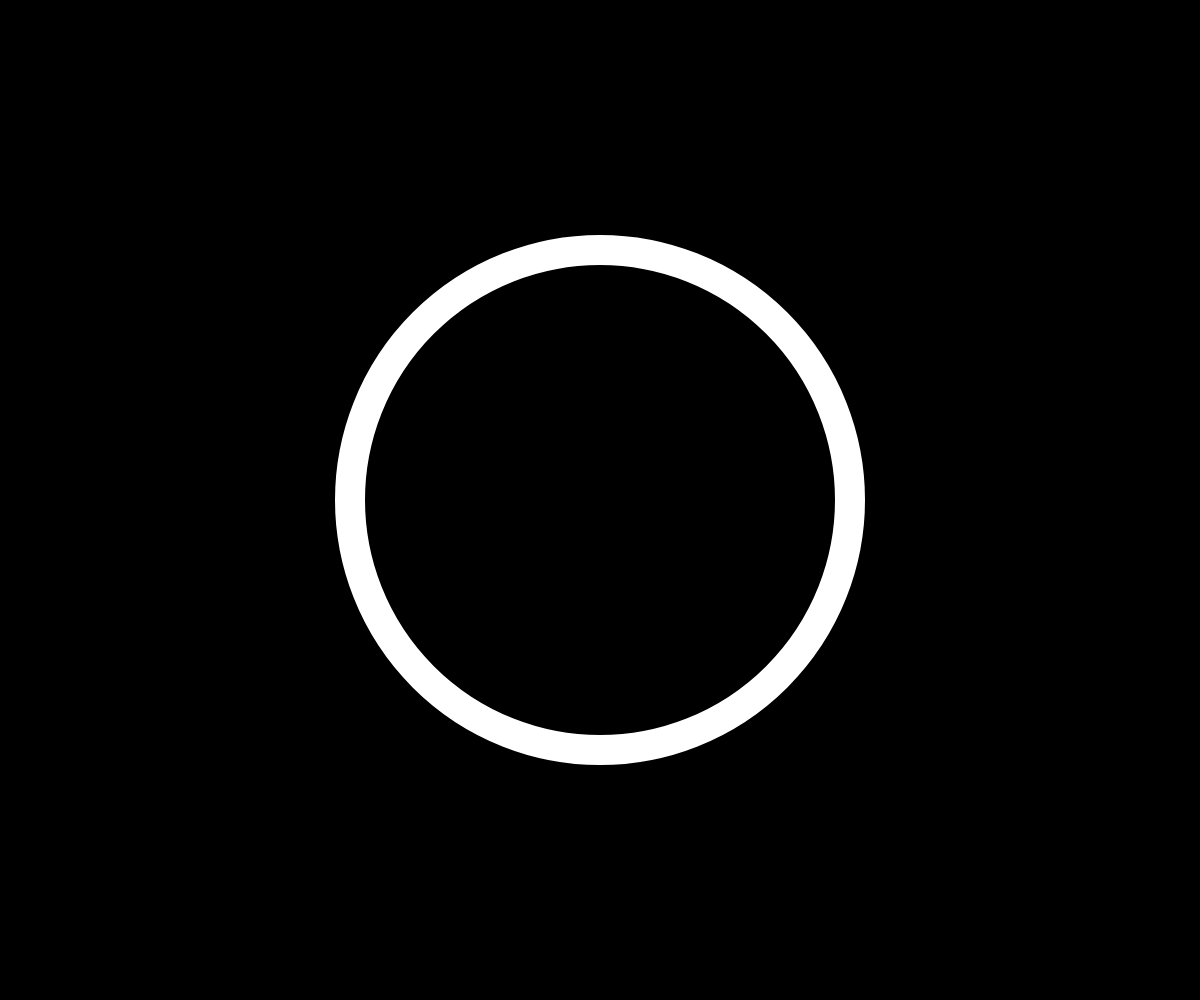
Frame 1 (no input)
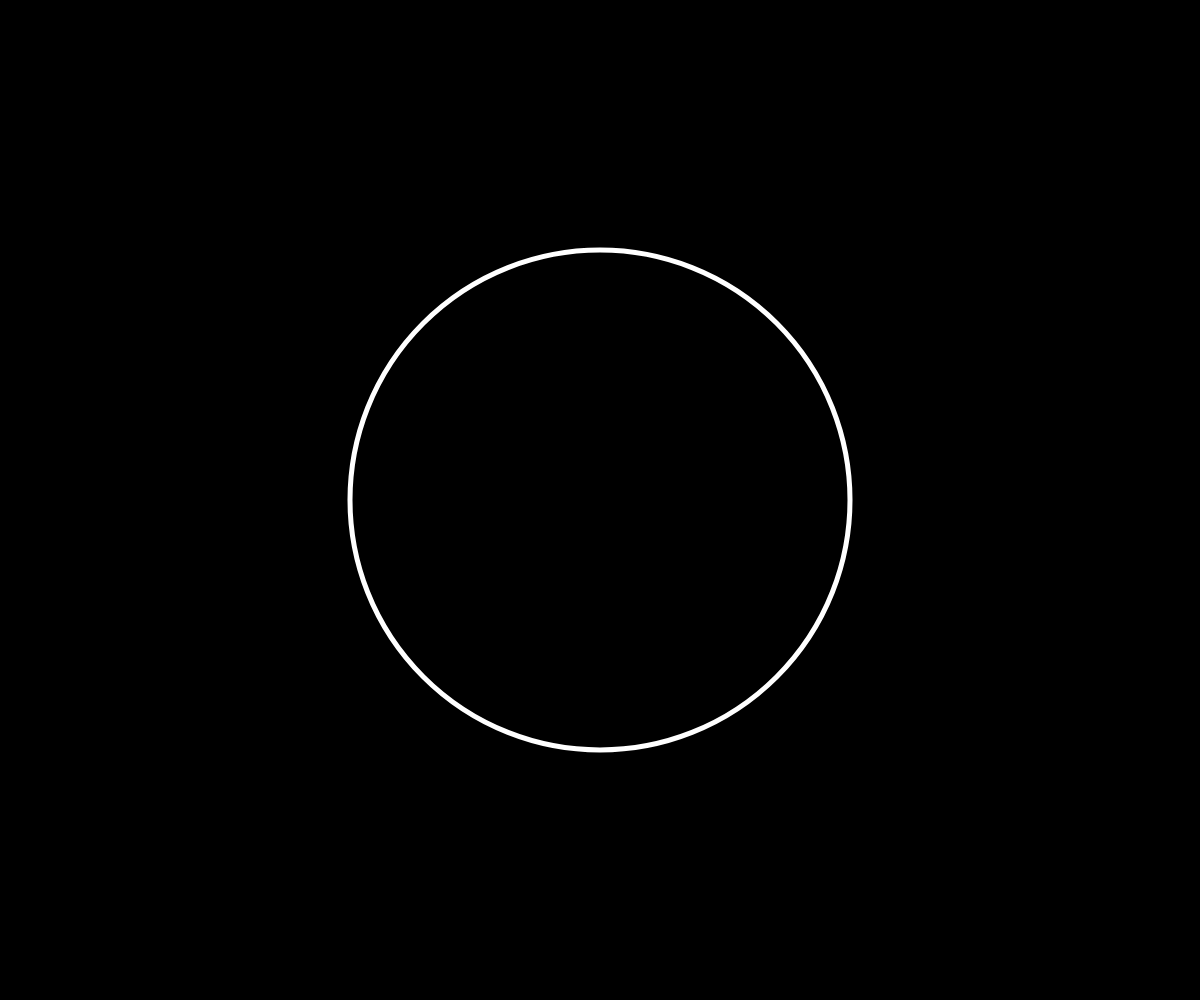
Frame 60 (no input)
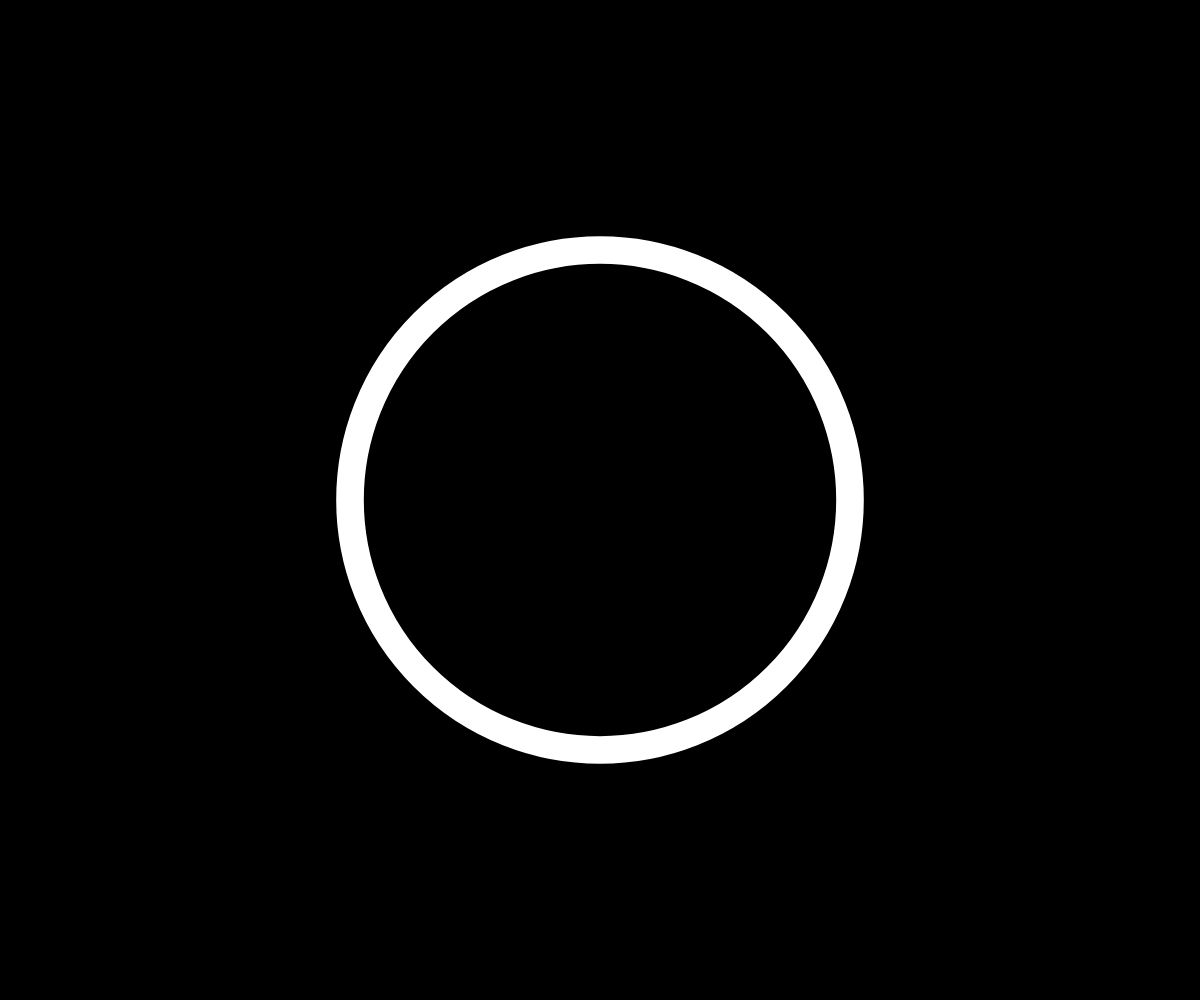
Frame 120 (the mouse pressed at the canvas centre since frame 60)

The p5.js sketch that drew these frames (run headless with seeded random() and noise() and a simulated clock; from frame 60 on, the mouse is pressed at the canvas centre):

// p5.js sketch
// ── sketch.js
/*
Based on p5.js demos by Matt DesLauriers
https://github.com/mattdesl/workshop-p5-intro

The MIT License (MIT) Copyright (c) 2019 Matt DesLauriers

Permission is hereby granted, free of charge, to any person obtaining a copy of this software and associated documentation files (the "Software"), to deal in the Software without restriction, including without limitation the rights to use, copy, modify, merge, publish, distribute, sublicense, and/or sell copies of the Software, and to permit persons to whom the Software is furnished to do so, subject to the following conditions:

The above copyright notice and this permission notice shall be included in all copies or substantial portions of the Software.

THE SOFTWARE IS PROVIDED "AS IS", WITHOUT WARRANTY OF ANY KIND, EXPRESS OR IMPLIED, INCLUDING BUT NOT LIMITED TO THE WARRANTIES OF MERCHANTABILITY, FITNESS FOR A PARTICULAR PURPOSE AND NONINFRINGEMENT. IN NO EVENT SHALL THE AUTHORS OR COPYRIGHT HOLDERS BE LIABLE FOR ANY CLAIM, DAMAGES OR OTHER LIABILITY, WHETHER IN AN ACTION OF CONTRACT, TORT OR OTHERWISE, ARISING FROM, OUT OF OR IN CONNECTION WITH THE SOFTWARE OR THE USE OR OTHER DEALINGS IN THE SOFTWARE.
*/

//set initial angle to 0
let angle = 0;

function setup() {
  createCanvas(windowWidth, windowHeight);
  //circle is nofill
  noFill();
  //stroke's color
  stroke(255);
}

function windowResized() {
  //resizecanvas when window size changes
  resizeCanvas(windowWidth, windowHeight);
}

function draw() {
  background(0);

  // Get the smaller value between width and height
  let minDimension = min(width, height);

  // Control the dynamic change of strokeWeight.
  // sin(angle)/2 ranges from -0.5 to 0.5, creating a smooth wave effect that makes the circle's strokeWeight change over time.
  let amount = sin(angle) / 2 + 0.6;

  // Set the stroke thickness variation and apply it
  let thickness = (minDimension / 20) * amount;
  strokeWeight(thickness);

  // Set the circle’s diameter (half of the canvas size) and draw the circle
  let diam = minDimension / 2;
  circle(width / 2, height / 2, diam);

  // Increase the angle by 0.08 per frame to control the speed of sin(angle) variation
  angle += 0.08;
}
